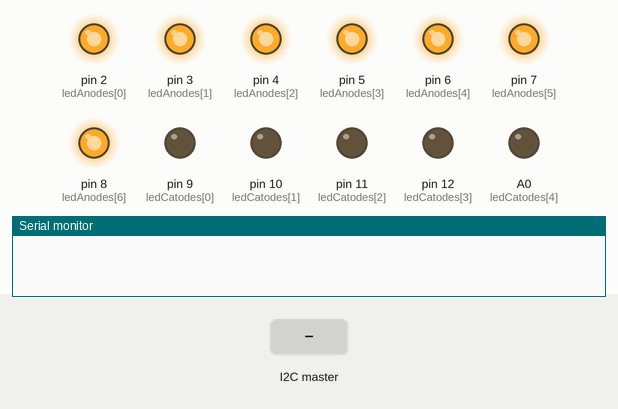
Bench run of a sketch on a simulated Arduino Uno, built with avr-gcc and run on an emulated ATmega328P. Parts: output pins drawn as LEDs (lit = HIGH), the last lines printed to the serial monitor. Inputs (shaded band) come from the test bench.

Above: at 1.2 s.
1.3 s: the I2C master sends the byte 2
At 2.2 s:
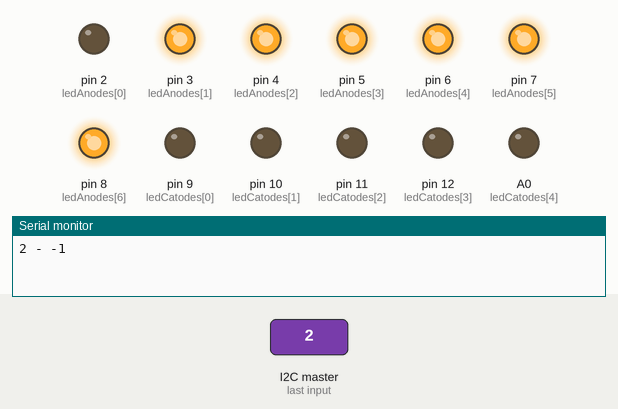
Timing chart, 0 to 4.3 s (numbered marks = the images above; inputs shaded):
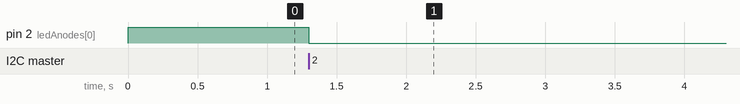

The sketch:

LED.ino
```cpp
#include <Wire.h>

#define ANODES 7
#define CATODES 5

const int ledAnodes[ANODES] = {2, 3, 4, 5, 6, 7, 8}; // LOW
const int ledCatodes[CATODES] = {9, 10, 11, 12, A0}; // HIGH

void setup() {
  Wire.begin();
  Wire.begin(8);
  Wire.onReceive(receiveEvent);
  Serial.begin(9600);

  // LED Anodes
  for (int i = 0; i < ANODES; i++) {
    pinMode(ledAnodes[i], OUTPUT);
    digitalWrite(ledAnodes[i], HIGH);
  }

  // LED Catodes
  for (int i = 0; i < CATODES; i++) {
    pinMode(ledCatodes[i], OUTPUT);
    digitalWrite(ledCatodes[i], LOW);
  }
}

void loop() {

}

void receiveEvent(int howMany) {
  int catode;
  int anode;
  while (1 <= Wire.available()) {
    catode = Wire.read();
    anode = Wire.read();
  }

  digitalWrite(anode, LOW);
  digitalWrite(catode, HIGH);

  digitalWrite(anode, HIGH);
  digitalWrite(catode, LOW);

  Serial.print(catode);
  Serial.print(" - ");
  Serial.println(anode);
}
```

Measured:
- after the input at 1.3 s, pin 2 (ledAnodes[0]): HIGH → LOW at once
